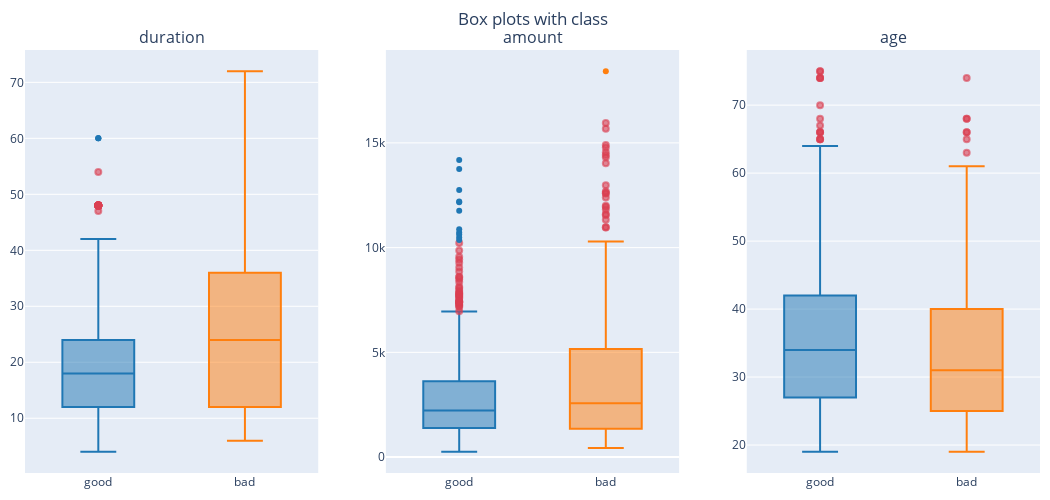

The notebook cell saved with this chart:
### Code cell
# boxplot with class

titles = ["duration", "amount", "age"]
label = "credit_risk"

cols = len(titles)
rows=1
fig = make_subplots(rows=rows, cols=cols, subplot_titles = titles, vertical_spacing=0.05)
layout = get_layout("Box plots with class", width=350*cols, height=500)
for index,feature in enumerate(titles):
    tmp_df = df[[feature, label]]
    fig.add_trace( get_boxplot_trace(feature, tmp_df[tmp_df[label] == 0][feature], x=np.repeat("good", 600), color=colors[0]), col=index+1, row=1)
    fig.add_trace( get_boxplot_trace(feature, tmp_df[tmp_df[label] == 1][feature], x=np.repeat("bad", 300), color=colors[1]), col=index+1, row=1)
   
fig.update_layout(layout)
fig.show() 
   
if SAVE_IMAGES:
    fig.write_image(f"{images_folder}/boxplots_with_classes.png")

### Figure 1 — Plotly figure (JSON) as saved in the notebook; plotly's stock layout.template omitted (floating-point values rounded to 4 significant figures; data arrays with more than 128 entries replaced by an {"elided": "..."} marker saying what was removed)
{"data": [{"boxpoints": "suspectedoutliers", "line": {"color": "rgb(31, 119, 180)"}, "marker": {"color": "rgb(31, 119, 180)", "line": {"outliercolor": "rgba(219, 64, 82, 0.6)", "outlierwidth": 2}, "outliercolor": "rgba(219, 64, 82, 0.6)"}, "name": "duration", "type": "box", "x": {"elided": "600 str values"}, "xaxis": "x", "y": {"elided": "700 int values"}, "yaxis": "y"}, {"boxpoints": "suspectedoutliers", "line": {"color": "rgb(255, 127, 14)"}, "marker": {"color": "rgb(255, 127, 14)", "line": {"outliercolor": "rgba(219, 64, 82, 0.6)", "outlierwidth": 2}, "outliercolor": "rgba(219, 64, 82, 0.6)"}, "name": "duration", "type": "box", "x": {"elided": "300 str values"}, "xaxis": "x", "y": {"elided": "300 int values"}, "yaxis": "y"}, {"boxpoints": "suspectedoutliers", "line": {"color": "rgb(31, 119, 180)"}, "marker": {"color": "rgb(31, 119, 180)", "line": {"outliercolor": "rgba(219, 64, 82, 0.6)", "outlierwidth": 2}, "outliercolor": "rgba(219, 64, 82, 0.6)"}, "name": "amount", "type": "box", "x": {"elided": "600 str values"}, "xaxis": "x2", "y": {"elided": "700 int values"}, "yaxis": "y2"}, {"boxpoints": "suspectedoutliers", "line": {"color": "rgb(255, 127, 14)"}, "marker": {"color": "rgb(255, 127, 14)", "line": {"outliercolor": "rgba(219, 64, 82, 0.6)", "outlierwidth": 2}, "outliercolor": "rgba(219, 64, 82, 0.6)"}, "name": "amount", "type": "box", "x": {"elided": "300 str values"}, "xaxis": "x2", "y": {"elided": "300 int values"}, "yaxis": "y2"}, {"boxpoints": "suspectedoutliers", "line": {"color": "rgb(31, 119, 180)"}, "marker": {"color": "rgb(31, 119, 180)", "line": {"outliercolor": "rgba(219, 64, 82, 0.6)", "outlierwidth": 2}, "outliercolor": "rgba(219, 64, 82, 0.6)"}, "name": "age", "type": "box", "x": {"elided": "600 str values"}, "xaxis": "x3", "y": {"elided": "700 int values"}, "yaxis": "y3"}, {"boxpoints": "suspectedoutliers", "line": {"color": "rgb(255, 127, 14)"}, "marker": {"color": "rgb(255, 127, 14)", "line": {"outliercolor": "rgba(219, 64, 82, 0.6)", "outlierwidth": 2}, "outliercolor": "rgba(219, 64, 82, 0.6)"}, "name": "age", "type": "box", "x": {"elided": "300 str values"}, "xaxis": "x3", "y": {"elided": "300 int values"}, "yaxis": "y3"}], "layout": {"annotations": [{"font": {"size": 16}, "showarrow": false, "text": "duration", "x": 0.1444, "xanchor": "center", "xref": "paper", "y": 1, "yanchor": "bottom", "yref": "paper"}, {"font": {"size": 16}, "showarrow": false, "text": "amount", "x": 0.5, "xanchor": "center", "xref": "paper", "y": 1, "yanchor": "bottom", "yref": "paper"}, {"font": {"size": 16}, "showarrow": false, "text": "age", "x": 0.8556, "xanchor": "center", "xref": "paper", "y": 1, "yanchor": "bottom", "yref": "paper"}], "autosize": true, "height": 500, "margin": {"b": 10, "l": 10, "r": 10, "t": 50}, "showlegend": false, "title": {"text": "Box plots with class", "x": 0.5, "xref": "paper"}, "width": 1050, "xaxis": {"anchor": "y", "automargin": true, "domain": [0, 0.2889], "tickangle": 0}, "xaxis2": {"anchor": "y2", "domain": [0.3556, 0.6444]}, "xaxis3": {"anchor": "y3", "domain": [0.7111, 1]}, "yaxis": {"anchor": "x", "automargin": true, "domain": [0, 1]}, "yaxis2": {"anchor": "x2", "domain": [0, 1]}, "yaxis3": {"anchor": "x3", "domain": [0, 1]}}}
